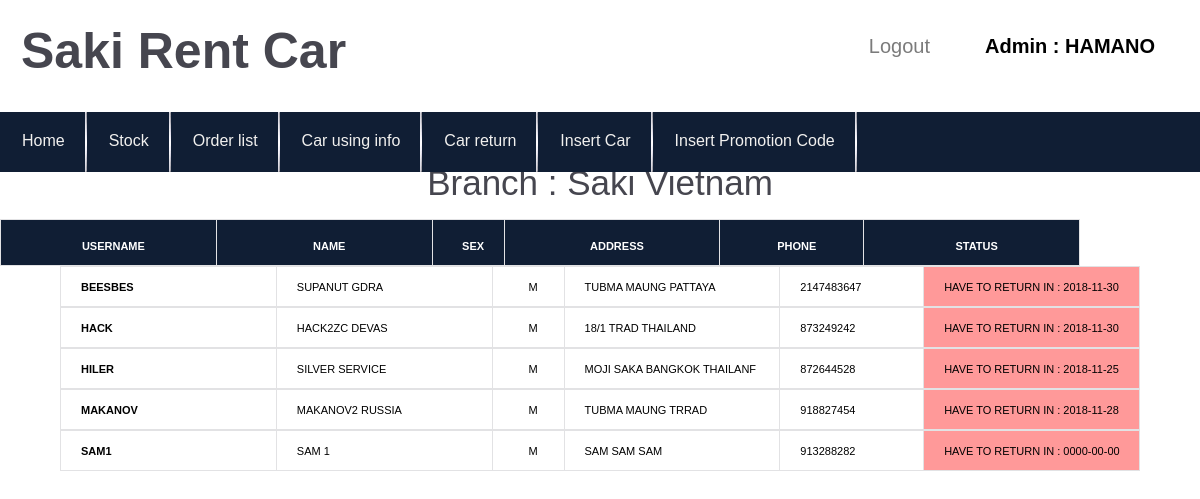
The app's page /customerinfo.php (signed in) with its own data.
### tables this page shows
CREATE TABLE `Rent` (
  `RENTAL_ID` int(11) NOT NULL,
  `BRANCH_ID` int(11) NOT NULL,
  `USERNAME` varchar(50) NOT NULL,
  `CAR_ID` int(11) NOT NULL,
  `PAYTYPE_ID` int(11) NOT NULL,
  `START_DATE_RENT` date NOT NULL,
  `END_DATE_RENT` date NOT NULL,
  `PROMOTION` varchar(50) DEFAULT NULL,
  `TOTAL_PRICE` float NOT NULL DEFAULT '0'
);

CREATE TABLE `Clients` (
  `PERSONAL_ID` bigint(13) DEFAULT NULL,
  `FIRST_NAME` varchar(50) DEFAULT NULL,
  `LAST_NAME` varchar(50) DEFAULT NULL,
  `SEX` varchar(1) DEFAULT NULL,
  `ADDRESS` varchar(200) DEFAULT NULL,
  `PHONE` int(10) DEFAULT NULL,
  `DATE_OF_BIRTH` date DEFAULT NULL,
  `CREDITCARD` int(16) NOT NULL DEFAULT '0',
  `CLIENT_STATUS` tinyint(1) DEFAULT NULL,
  `USERNAME` varchar(100) NOT NULL,
  `PASSWORD` varchar(100) NOT NULL
);

### customerinfo.php (the view, shortened to what this page needs)
<!DOCTYPE html>
<html>
<head>
<link rel="stylesheet" type="text/css" media="screen" href="css/reset.css">
<link rel="stylesheet" type="text/css" media="screen" href="css/style.css">
<link rel="stylesheet" type="text/css" media="screen" href="css/slider.css">
<link rel="stylesheet" type="text/css" media="screen" href="css/best.css">
</head>
<body>
<?php session_start();
include('connect.php'); ?>
<header>
<?php  include('staffnav.php');
?>
</header>
<div >
<p class="branch"><?php echo "Branch : ".$_SESSION['branch']; ?> </p>
<table border="1" class="table2" align="center">
<tr class="tr" >
<th style="width:15%;text-align:center;">Username</th>
<th style="width:15%;text-align:center;">Name</th>
<th style="width:5%;text-align:center;">Sex</th>
<th style="width:15%;text-align:center;">Address</th>
<th style="width:10%;text-align:center;">Phone</th>
<th style="width:15%;text-align:center;">Status</th>
</tr>
</table>
<?php
     $q = "SELECT * FROM Rent , Clients ,Branch WHERE Rent.USERNAME = Clients.USERNAME AND Branch.BRANCH_ID = Rent.BRANCH_ID AND Branch.BRANCH_NAME ='".$_SESSION['branch']."' AND Clients.CLIENT_STATUS=1 GROUP BY Clients.USERNAME  ";
     $client = $mysqli->query($q);
    ?>
    <div class="content2" >
         <?php
         while($row=$client-> fetch_array()){
          $tdcolor = 'white';
         	if($row['CLIENT_STATUS']==1){
         		$q= "SELECT * FROM Rent , Clients ,Branch WHERE Rent.USERNAME = Clients.USERNAME AND Clients.USERNAME = '".$row['USERNAME']."' ORDER BY Rent.END_DATE_RENT DESC LIMIT 0 ,1";
         		$return_date =$mysqli->query($q);
         		$Edate = $return_date->fetch_array();
                  $rent = 'Have to return in : '.$Edate['END_DATE_RENT'];
               $now =time();
               $endDate = strtotime($Edate['END_DATE_RENT']);
               $checkcurrent = ceil(( $endDate- $now) /  86400);
               if($checkcurrent > 0){
                $tdcolor = '#b2ffb2';
               }else{
                $tdcolor ='#ff9999';
               }
         	}else{
         		$rent = 'NOT RENT';
         	}
        echo  "<table class='table1'>";
           echo  "<td style='width:15%'>".$row['USERNAME']. "</td>" ;
           echo  "<td style='width:15%'>".$row['FIRST_NAME']."  ".$row['LAST_NAME']. "</td>" ;
           echo  "<td style='width:5%' align='center'>".$row['SEX']. "</td>" ;
           echo  "<td style='width:15%'>".$row['ADDRESS']. "</td>" ;
           echo  "<td style='width:10%'>".$row['PHONE']. " </td>" ;
           echo  "<td style='width:15%' bgcolor='".$tdcolor. "'>".$rent. " </td>" ;
       echo "</table>";
 }?>
</div>
<div>
    <br>
</div>
</body>
</html>

### staffnav.php (shortened to what this page needs)
<div class="main wrap">
      <h1 class="rentcar">Saki Rent Car</h1>
    <?php
    if(isset($_SESSION["admin"]) && $_SESSION["status"]=="2"){?>
<div>
<h3 class="custom-button">
<?php echo "Admin : ". $_SESSION["admin"];?>
</h3>
</div>
<a class="custom-button" href="deletesession.php">Logout</a>
<?php }
    else{?>
<a class="custom-button" href="register.php">Register</a>
<a class="custom-button" href="login.php">Login</a>
<?php }?>
    </div>
    <nav>
      <ul class="menu">
         <li><a href="indexstaff.php">Home </a></li>
                    <li><a href="stock.php">Stock </a></li>
                    <li><a href="orderlist.php">Order list </a></li>
                    <li><a href="customerinfo.php">Car using info </a></li>
                    <li><a href="carreturn.php">Car return </a></li>
                    <li><a href="insertcar.php"> Insert Car</a></li>
                    <li><a href="insertcode.php"> Insert Promotion Code</a></li>
      </ul>
    </nav>

### css/style.css (style rules this page uses)
html { height:100%; }
html, body { width:100%; padding:0; margin:0; }
body { font: 11px/22px Arial, Helvetica, sans-serif; color:#000; min-width:100%; background: #ffffff; height:100%; }
.rentcar { font-size: 50px; color:#46464f; margin-bottom: 25px; }
.main { width:100%; margin-bottom: 25px; }
a { text-decoration:none; cursor:pointer; }
ul { margin:0; padding:0;list-style-image:none; }
.wrap { overflow:hidden; position:relative margin-bottom:25px; }
header { width:100%; background:#ffffff; margin: 0 auto; }
h1 { display:inline-block; z-index:111; float:left; padding:40px 0 0 21px; color: #fff; }
nav { display:block; z-index:1111; position:relative; background:#101e34; 0 bottom repeat-x; }
ul.menu { display:block; width:100%; }
ul.menu li { float:left; display:block; height:60px; text-align:center; background:url(../images/li.jpg) right 0 no-repeat; }
ul.menu li a { font:16px/20px Tahoma, Geneva, sans-serif; color:#f2f1ef; display:block; padding:19px 22px 21px 22px; overflow:hidden; }
table { background:#fff; text-transform:uppercase; }
table td, table th { border:#e2e2e4 1px solid; border-collapse:collapse; }
table th { width:122px; font-weight:bold; text-align:left; padding:15px 10px 8px 20px; }
table td { padding:9px 10px 8px 20px; }
table td:first-child { font-weight:bold; }
.custom-button { float: right; margin-right: 35px; margin-top: 2.5%; font-size: 20px; display: inline-block; padding: 5px 10px; ; }
a { color: #7b7b7b; text-decoration: none; }

### css/best.css (style rules this page uses)
.branch { font-size: 35px; color:#46464f; margin-bottom: 25px;text-align:center; }
.table1 { width: 100%; }
.tr { color:white; }
.table2 { width: 90%; height: 50%; background:#101e34; }
.content2 { margin-top:0px; margin-left:5%; width: 90%; height: 50%; overflow: auto; min-width:90%; min-height:50%; position:absolute; }

### records on screen
rent: USERNAME.USERNAME "BEESBES", USERNAME.FIRST_NAME "SUPANUT", USERNAME.LAST_NAME "GDRA", USERNAME.SEX "M", USERNAME.ADDRESS "TUBMA MAUNG PATTAYA", USERNAME.PHONE "2147483647", rent.END_DATE_RENT "HAVE TO RETURN IN : 2018-11-30"
rent: USERNAME.USERNAME "HACK", USERNAME.FIRST_NAME "HACK2ZC", USERNAME.LAST_NAME "DEVAS", USERNAME.SEX "M", USERNAME.ADDRESS "18/1 TRAD THAILAND", USERNAME.PHONE "873249242", rent.END_DATE_RENT "HAVE TO RETURN IN : 2018-11-30"
rent: USERNAME.USERNAME "HILER", USERNAME.FIRST_NAME "SILVER", USERNAME.LAST_NAME "SERVICE", USERNAME.SEX "M", USERNAME.ADDRESS "MOJI SAKA BANGKOK THAILANF", USERNAME.PHONE "872644528", rent.END_DATE_RENT "HAVE TO RETURN IN : 2018-11-25"
rent: USERNAME.USERNAME "MAKANOV", USERNAME.FIRST_NAME "MAKANOV2", USERNAME.LAST_NAME "RUSSIA", USERNAME.SEX "M", USERNAME.ADDRESS "TUBMA MAUNG TRRAD", USERNAME.PHONE "918827454", END_DATE_RENT "HAVE TO RETURN IN : 2018-11-28"
rent: USERNAME.USERNAME "SAM1", USERNAME.FIRST_NAME "SAM", USERNAME.LAST_NAME "1", USERNAME.SEX "M", USERNAME.ADDRESS "SAM SAM SAM", USERNAME.PHONE "913288282", END_DATE_RENT "HAVE TO RETURN IN : 0000-00-00"

### other values on screen
$_SESSION["admin"] "HAMANO"
$_SESSION['branch'] "Saki Vietnam"
